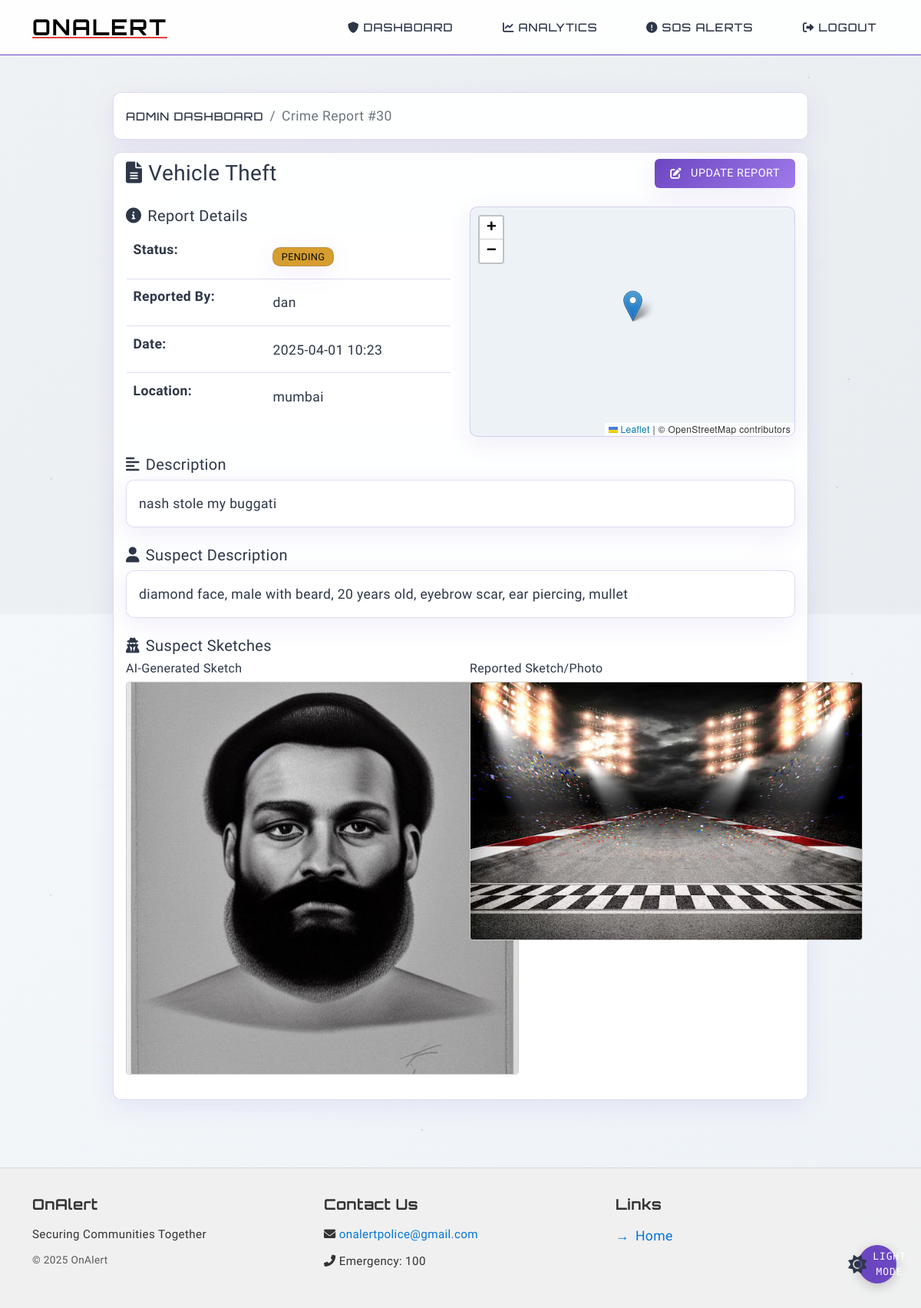
The page /crime/30 (signed in) on the database its author committed.
### models.py (models this page shows, shortened)
class CrimeReport(db.Model):
    id = db.Column(db.Integer, primary_key=True)
    title = db.Column(db.String(100), nullable=False)
    description = db.Column(db.Text, nullable=False)
    location = db.Column(db.String(200), nullable=False)
    latitude = db.Column(db.Float, nullable=False)
    longitude = db.Column(db.Float, nullable=False)
    timestamp = db.Column(db.DateTime, default=datetime.utcnow)
    updated_at = db.Column(db.DateTime, default=datetime.utcnow)
    user_id = db.Column(db.Integer, db.ForeignKey('user.id'), nullable=False)
    status = db.Column(db.String(20), default='pending')
    notes = db.Column(db.Text, nullable=True)
    evidence_file = db.Column(db.String(255), nullable=True)
    is_verified = db.Column(db.Boolean, default=False)
    verification_status = db.Column(db.String(20), default='pending')
    action_taken = db.Column(db.Text, nullable=True)
    suspect_description = db.Column(db.Text, nullable=True)
    suspect_sketch = db.Column(db.String(255), nullable=True)

class User(UserMixin, db.Model):
    id = db.Column(db.Integer, primary_key=True)
    username = db.Column(db.String(80), unique=True, nullable=False)
    email = db.Column(db.String(120), unique=True, nullable=False)  # Add email field
    password_hash = db.Column(db.String(128), nullable=False)
    is_admin = db.Column(db.Boolean, default=False)
    is_police = db.Column(db.Boolean, default=False)  # New field to identify police officers
    badge_number = db.Column(db.String(20), unique=True, nullable=True)  # Police badge number
    department = db.Column(db.String(100), nullable=True)  # Police department name
    rank = db.Column(db.String(50), nullable=True)  # Police officer rank
    jurisdiction = db.Column(db.String(100), nullable=True)  # Police officer's jurisdiction
    fake_reports_count = db.Column(db.Integer, default=0)
    is_blocked = db.Column(db.Boolean, default=False)
    account_status = db.Column(db.String(20), default='active')  # active, warned, blocked
    last_warning_date = db.Column(db.DateTime, nullable=True)
    reports = db.relationship('CrimeReport', backref='author', lazy=True)
    is_2fa_enabled = db.Column(db.Boolean, default=False)
    two_factor_code = db.Column(db.String(6), nullable=True)
    emergency_contacts = db.relationship('EmergencyContact', backref='user', lazy=True)  # New relationship for emergency contacts
    latitude = db.Column(db.Float)
    longitude = db.Column(db.Float)
    last_active = db.Column(db.DateTime, default=datetime.utcnow)
    current_cases = db.Column(db.Integer, default=0)
    max_cases = db.Column(db.Integer, default=10)

### app.py (the view)
@app.route('/crime/<int:crime_id>')
def view_crime(crime_id):
    crime = CrimeReport.query.get_or_404(crime_id)
    return render_template('view_crime.html', crime=crime)

### app.py (called while the page is built)
@login_manager.user_loader
def load_user(user_id):
    return User.query.get(int(user_id))

### templates/view_crime.html (shortened to what this page needs)
{% extends "base.html" %}
{% block content %}
<section class="view-crime">
    <div class="container mt-4">
        <div class="row">
            <div class="col-md-10 offset-md-1">
                <nav aria-label="breadcrumb">
                    <ol class="breadcrumb glass-effect p-3">
                        {% if current_user.is_admin %}
                        <li class="breadcrumb-item"><a href="{{ url_for('admin_dashboard') }}">Admin Dashboard</a></li>
                        {% else %}
                        <li class="breadcrumb-item"><a href="{{ url_for('reports') }}">Reports</a></li>
                        {% endif %}
                        <li class="breadcrumb-item active" aria-current="page">Crime Report #{{ crime.id }}</li>
                    </ol>
                </nav>
                <div class="card glass-effect mb-4">
                    <div class="card-header d-flex justify-content-between align-items-center">
                        <h3 class="mb-0">
                            <i class="fas fa-file-alt me-2"></i>{{ crime.title }}
                        </h3>
                        {% if current_user.is_admin %}
                        <a href="{{ url_for('update_report', report_id=crime.id) }}" class="btn btn-primary glass-effect">
                            <i class="fas fa-edit me-1"></i>Update Report
                        </a>
                        {% endif %}
                    </div>
                    <div class="card-body">
                        <div class="row">
                            <div class="col-md-6">
                                <h5><i class="fas fa-info-circle me-2"></i>Report Details</h5>
                                <table class="table">
                                    <tr>
                                        <th>Status:</th>
                                        <td>
                                            <span class="badge glass-effect {% if crime.status == 'pending' %}bg-warning{% elif crime.status == 'investigating' %}bg-info{% elif crime.status == 'resolved' %}bg-success{% else %}bg-secondary{% endif %}">
                                                {{ crime.status|upper }}
                                            </span>
                                        </td>
                                    </tr>
                                    <tr>
                                        <th>Reported By:</th>
                                        <td>{{ crime.author.username }}</td>
                                    </tr>
                                    <tr>
                                        <th>Date:</th>
                                        <td>{{ crime.timestamp.strftime('%Y-%m-%d %H:%M') }}</td>
                                    </tr>
                                    <tr>
                                        <th>Location:</th>
                                        <td>{{ crime.location }}</td>
                                    </tr>
                                </table>
                            </div>
                            <div class="col-md-6">
                                <div id="reportMap" style="height: 300px;" class="glass-effect"></div>
                            </div>
                        </div>
                        <div class="mt-4">
                            <h5><i class="fas fa-align-left me-2"></i>Description</h5>
                            <p class="glass-effect p-3">{{ crime.description }}</p>
                        </div>
                        {% if crime.suspect_description %}
                        <div class="mt-4">
                            <h5><i class="fas fa-user me-2"></i>Suspect Description</h5>
                            <p class="glass-effect p-3">{{ crime.suspect_description }}</p>
                        </div>
                        {% endif %}
                        {% if (crime.suspect_sketch or crime.evidence_file) and current_user.is_police %}
                        <div class="mt-4">
                            <h5><i class="fas fa-user-secret me-2"></i>Suspect Sketches</h5>
                            <div class="row mb-3">
                                {% if crime.suspect_sketch %}
                                <div class="col-md-6">
                                    <h6>AI-Generated Sketch</h6>
                                    <img src="{{ url_for('download_evidence', report_id=crime.id, type='sketch', download='false') }}"
                                         class="img-fluid" alt="AI-Generated Suspect Sketch"
                                         style="max-width: 512px; border: 1px solid #ccc; border-radius: 4px;">
                                </div>
                                {% endif %}
                                {% if crime.evidence_file and crime.evidence_file.lower().endswith(('.png', '.jpg', '.jpeg', '.gif')) %}
                                <div class="col-md-6">
                                    <h6>Reported Sketch/Photo</h6>
                                    <img src="{{ url_for('download_evidence', report_id=crime.id, download='false') }}"
                                         class="img-fluid" alt="Reported Suspect Sketch"
                                         style="max-width: 512px; border: 1px solid #ccc; border-radius: 4px;">
                                </div>
                                {% endif %}
                            </div>
                        </div>
                        {% endif %}
                    </div>
                </div>
            </div>
        </div>
    </div>
</section>
{% endblock %}

### templates/base.html (shortened to what this page needs)
<!DOCTYPE html>
<html lang="en" data-theme="dark">
<head>
    <link href="https://cdn.jsdelivr.net/npm/bootstrap@5.1.3/dist/css/bootstrap.min.css" rel="stylesheet">
    <link rel="stylesheet" href="https://unpkg.com/leaflet@1.7.1/dist/leaflet.css"/>
    <link rel="stylesheet" href="https://unpkg.com/leaflet.markercluster@1.4.1/dist/MarkerCluster.css">
    <link rel="stylesheet" href="https://unpkg.com/leaflet.markercluster@1.4.1/dist/MarkerCluster.Default.css">
    <link rel="stylesheet" href="https://cdnjs.cloudflare.com/ajax/libs/font-awesome/6.0.0/css/all.min.css">
    <link rel="stylesheet" href="{{ url_for('static', filename='css/style.css') }}">
</head>
<body>
    <div class="background-animation">
        <div id="matrixRain"></div>
        <div id="scanLines"></div>
        <div id="particles"></div>
    </div>
    <header>
        <div class="container">
            <div class="d-flex justify-content-between align-items-center">
                <div class="d-flex align-items-center">
                    <div class="logo me-4">OnAlert</div>
                </div>
                <nav>
                    <ul class="nav">
                        {% if current_user.is_authenticated and current_user.is_police %}
                            <li class="nav-item">
                                <a class="nav-link {% if 'dashboard' in request.path %}active{% endif %}" href="{{ url_for('admin_dashboard') }}">
                                    <i class="fas fa-shield-alt"></i> Dashboard
                                </a>
                            </li>
                            <li class="nav-item">
                                <a class="nav-link {% if request.path == url_for('data') %}active{% endif %}" href="{{ url_for('data') }}">
                                    <i class="fas fa-chart-line"></i> Analytics
                                </a>
                            </li>
                            <li class="nav-item">
                                <a class="nav-link {% if request.path == url_for('police_sos_alerts') %}active{% endif %}" href="{{ url_for('police_sos_alerts') }}">
                                    <i class="fas fa-exclamation-circle"></i> SOS Alerts
                                </a>
                            </li>
                            <li class="nav-item">
                                <a class="nav-link" href="{{ url_for('admin_logout') }}">
                                    <i class="fas fa-sign-out-alt"></i> Logout
                                </a>
                            </li>
                        {% endif %}
                    </ul>
                </nav>
            </div>
        </div>
    </header>
    <main class="container py-4">
        {% block content %}{% endblock %}
    </main>
    <footer>
        <div class="container">
            <div class="row py-3">
                <div class="col-md-4 mb-3 mb-md-0">
                    <h5 class="footer-heading">OnAlert</h5>
                    <p class="footer-text">Securing Communities Together</p>
                    <p class="copyright">&copy; 2025 OnAlert</p>
                </div>
                <div class="col-md-4 mb-3 mb-md-0">
                    <h5 class="footer-heading">Contact Us</h5>
                    <p class="footer-text">
                        <i class="fas fa-envelope"></i>
                        <a href="mailto:onalertpolice@gmail.com" class="footer-link">onalertpolice@gmail.com</a>
                    </p>
                    <p class="footer-text">
                        <i class="fas fa-phone-alt"></i> Emergency: 100
                    </p>
                </div>
                <div class="col-md-4">
                    <h5 class="footer-heading">Links</h5>
                    <ul class="footer-links">
                        <li><a href="{{ url_for('home') }}" class="footer-link">Home</a></li>
                    </ul>
                </div>
            </div>
        </div>
    </footer>
    <button class="theme-switcher" id="themeSwitcher" title="Toggle theme">
        <i class="fas fa-moon"></i>
        <span class="theme-label">Dark Mode</span>
    </button>
</body>
</html>

### templates/base.html (style rules this page uses)
html[data-theme="light"] .logo { color: #000000 !important; }
footer { background-color: rgba(10, 10, 10, 0.95); color: #e0e0e0; padding: 20px 0; margin-top: 40px; position: relative; z-index: 100; border-top: 1px solid rgba(255, 255, 255, 0.1); }
html[data-theme="light"] footer { background-color: rgba(240, 240, 240, 0.95); color: #333; border-top: 1px solid rgba(0, 0, 0, 0.1); }
.footer-heading { font-size: 1.2rem; font-weight: bold; margin-bottom: 15px; color: #ffffff; font-family: 'Orbitron', sans-serif; }
html[data-theme="light"] .footer-heading { color: #333; }
.footer-text { margin-bottom: 10px; font-size: 0.95rem; }
.footer-link { color: #7dc7ff; transition: color 0.3s ease; text-decoration: none; }
html[data-theme="light"] .footer-link { color: #0275d8; }
.copyright { font-size: 0.85rem; opacity: 0.8; }
.footer-links { list-style: none; padding: 0; margin: 0; }
.footer-links li { margin-bottom: 8px; }
.footer-links li:before { content: "→"; margin-right: 8px; color: #7dc7ff; }
html[data-theme="light"] .footer-links li:before { color: #0275d8; }
.theme-switcher { display: flex; align-items: center; gap: 8px; padding: 10px 20px; border-radius: 25px; background: var(--glass-bg); border: 1px solid var(--glass-border); color: var(--text-primary); cursor: pointer; transition: all 0.3s ease; }
.theme-label { font-family: var(--font-mono); font-size: 0.8rem; text-transform: uppercase; letter-spacing: 1px; }
[data-theme="light"] .theme-switcher { background: var(--primary-color); color: var(--white); border-color: var(--primary-color); }
.background-animation { position: fixed; top: 0; left: 0; width: 100%; height: 100%; z-index: -1; overflow: hidden; }
#matrixRain { position: absolute; top: 0; left: 0; width: 100%; height: 100%; opacity: 0.1; }
#scanLines { position: absolute; top: 0; left: 0; width: 100%; height: 100%; pointer-events: none; }
#particles { position: absolute; top: 0; left: 0; width: 100%; height: 100%; pointer-events: none; }
[data-theme="light"] #matrixRain { opacity: 0.05; }
.background-animation > div { transition: opacity 0.3s ease; }
[data-theme="light"] #matrixRain { opacity: 0.03; }
.logo { font-family: 'Orbitron', sans-serif; font-weight: 700; font-size: 1.8rem; letter-spacing: 2px; text-transform: uppercase; margin: 0; padding: 0; box-shadow: none !important; border: none !important; text-shadow: none !important; animation: none !important; transition: transform 0.3s ease, letter-spacing 0.3s ease; cursor: pointer; }
html[data-theme="light"] .logo { color: black !important; }
h1, h2, h3, .section-title { transition: transform 0.3s ease, color 0.3s ease; cursor: default; }
.btn, .action-link, .download-link { border-radius: 6px; padding: 0.5rem 1.25rem; font-weight: 500; transition: all 0.3s ease; text-transform: uppercase; letter-spacing: 0.5px; font-size: 0.9rem; position: relative; overflow: hidden; text-decoration: none; display: inline-flex; align-items: center; gap: 0.5rem; }

### rows shown on the page
CrimeReport: id "30", title "Vehicle Theft", status "PENDING", timestamp "2025-04-01 10:23", location "mumbai", description "nash stole my buggati", suspect_description "diamond face, male with beard, 20 years old, eyebrow scar, ear piercing, mullet"
User: author.username "dan"
